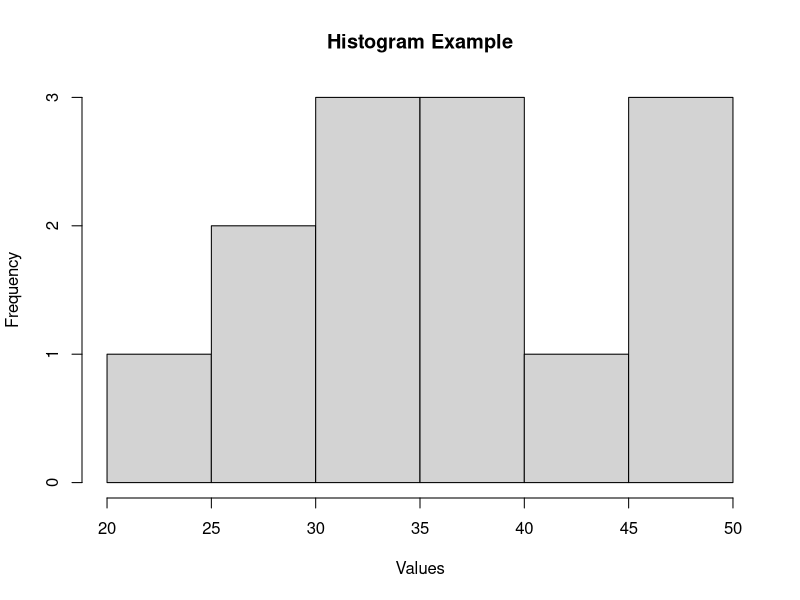

Reproduce this figure in R.
data <- c(23, 28, 30, 32, 35, 35, 37, 39, 40, 45, 47, 49, 50)

hist(data,
     main = "Histogram Example", 
     xlab = "Values", 
     ylab = "Frequency")


